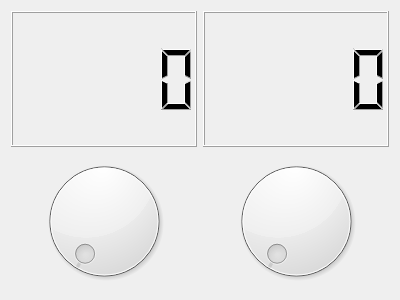
<?xml version="1.0" encoding="UTF-8"?>
<ui version="4.0">
 <class>MyForm</class>
 <widget class="QWidget" name="MyForm">
  <property name="geometry">
   <rect>
    <x>0</x>
    <y>0</y>
    <width>400</width>
    <height>300</height>
   </rect>
  </property>
  <property name="windowTitle">
   <string>Form</string>
  </property>
  <layout class="QVBoxLayout" name="verticalLayout_2">
   <item>
    <layout class="QVBoxLayout" name="verticalLayout">
     <item>
      <layout class="QHBoxLayout" name="horizontalLayout">
       <item>
        <widget class="QLCDNumber" name="lcdNumber"/>
       </item>
       <item>
        <widget class="QLCDNumber" name="lcdNumber_2"/>
       </item>
      </layout>
     </item>
     <item>
      <layout class="QHBoxLayout" name="horizontalLayout_2">
       <item>
        <widget class="QDial" name="dial">
         <property name="maximum">
          <number>23</number>
         </property>
        </widget>
       </item>
       <item>
        <widget class="QDial" name="dial_2">
         <property name="maximum">
          <number>59</number>
         </property>
        </widget>
       </item>
      </layout>
     </item>
    </layout>
   </item>
  </layout>
 </widget>
 <resources/>
 <connections>
  <connection>
   <sender>dial</sender>
   <signal>valueChanged(int)</signal>
   <receiver>lcdNumber</receiver>
   <slot>display(int)</slot>
   <hints>
    <hint type="sourcelabel">
     <x>92</x>
     <y>204</y>
    </hint>
    <hint type="destinationlabel">
     <x>93</x>
     <y>78</y>
    </hint>
   </hints>
  </connection>
  <connection>
   <sender>dial_2</sender>
   <signal>valueChanged(int)</signal>
   <receiver>lcdNumber_2</receiver>
   <slot>display(int)</slot>
   <hints>
    <hint type="sourcelabel">
     <x>269</x>
     <y>181</y>
    </hint>
    <hint type="destinationlabel">
     <x>289</x>
     <y>92</y>
    </hint>
   </hints>
  </connection>
 </connections>
</ui>
